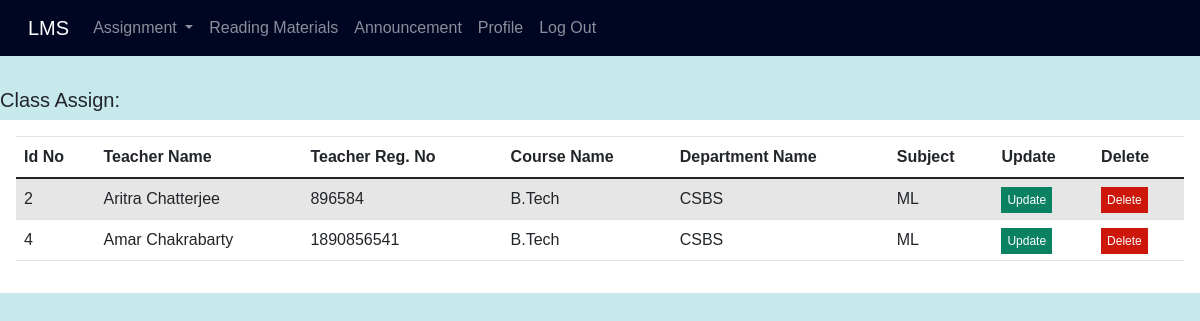
The page /view_assign_class/ on the database its author committed.
### lms_app/models.py (models this page shows)
class Subject_assign(models.Model):
    id = models.AutoField(primary_key=True)
    course_name = models.CharField(max_length=100, unique=False,null=True)
    department_name = models.CharField(max_length=100, unique=False, null=True)
    subject_name = models.CharField(max_length=100, unique=False, null=True)
    teachers_id = models.IntegerField(unique=False, null=True)
    teachers_name = models.CharField(max_length=100, unique=False, null=True)
    teachers_reg_no = models.CharField(max_length=100, unique=False, null=True)

### lms_app/views.py (the view)
# urls.py: path('view_assign_class/', views.view_assign_class, name='view_assign_class'),
def view_assign_class(requests):
    class_assign = Subject_assign.objects.all()
    my_dict={'class_assign':class_assign}
    return render(requests, 'view_assign_class.html',context=my_dict)

### templates/view_assign_class.html (shortened to what this page needs)
{% extends 'header.html' %}
{% block body_block %}
<h5 style="padding-top: 2rem;">Class Assign:</h5>
<div class="from_table">
    <table class="table table-striped ">
  <thead>
    <tr>
      <th scope="col">Id No</th>
       <th scope="col">Teacher Name</th>
         <th scope="col">Teacher Reg. No</th>
      <th scope="col">Course Name</th>
      <th scope="col">Department Name</th>
        <th scope="col">Subject</th>
      <th scope="col">Update</th>
      <th scope="col">Delete</th>
    </tr>
  </thead>
  <tbody>
{% if class_assign %}
{%  for c in class_assign %}
    <tr>
      <td>{{c.id}}</td>
      <td>{{c.teachers_name}}</td>
      <td>{{c.teachers_reg_no}}</td>
      <td>{{c.course_name}}</td>
      <td>{{c.department_name}}</td>
       <td>{{c.subject_name}}</td>
        <td><a href="{% url 'base:update_assign_class' class_id=c.id   %}" style="text-decoration: none; background: rgb(11, 129, 100); padding: 6px; color: white; font-size: 12px;">Update</a></td>
        <td><a href="{% url 'base:delete_assign_class' class_id=c.id   %}" style="text-decoration: none; background: rgb(204, 23, 10); padding: 6px; color: white; font-size: 12px;">Delete</a></td>
    </tr>
{% endfor %}
{%endif %}
  </tbody>
</table>
</div>
</body>
</html>
{% endblock %}

### static/css/style.css (style rules this page uses)
body { margin: 0; padding: 0; box-sizing: border-box; background: rgb(200, 233 ,236); font-family: 'Noto Sans JP', sans-serif; }
.new_feeds,th { padding: 20px; }
.from_table { padding: 1rem; overflow: auto; flex: 1 1 30rem; background-color: white; margin: auto; margin-top: 0px; }

### rows shown on the page
Subject_assign: id "2", teachers_name "Aritra Chatterjee", teachers_reg_no "896584", course_name "B.Tech", department_name "CSBS", subject_name "ML"
Subject_assign: id "4", teachers_name "Amar Chakrabarty", teachers_reg_no "1890856541", course_name "B.Tech", department_name "CSBS", subject_name "ML"
